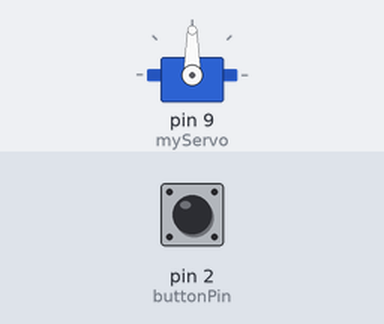
Bench run of a sketch on a simulated Arduino Uno, built with avr-gcc and run on an emulated ATmega328P. Shown: servo. Inputs (shaded band) come from the test bench; at power-on: pin 2 (buttonPin) HIGH.

Above: at 1.2 s.
1.3 s: pin 2 (buttonPin) pulled LOW for 0.15 s
At 2.5 s:
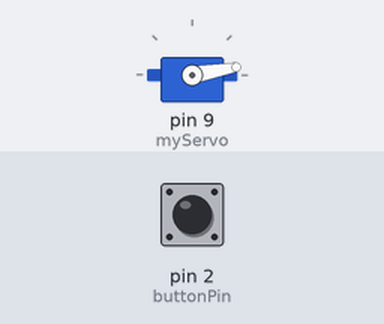
2.9 s: pin 2 (buttonPin) pulled LOW for 1 s
At 3.9 s:
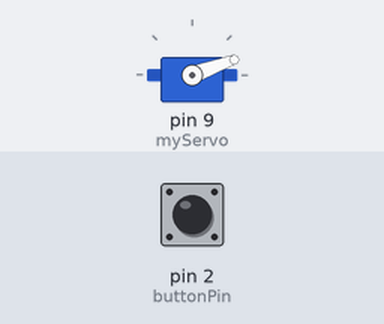
5.4 s: pin 2 (buttonPin) pulsed LOW 5 times (0.12 s each, 0.3 s apart)
At 6.9 s:
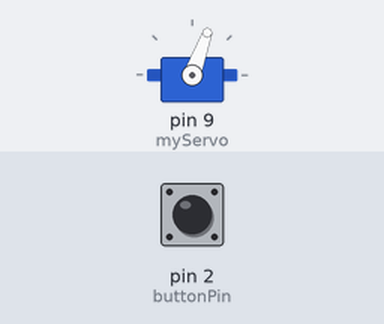
8.4 s: pin 2 (buttonPin) pulsed LOW 5 times (0.12 s each, 0.3 s apart)
At 10.2 s:
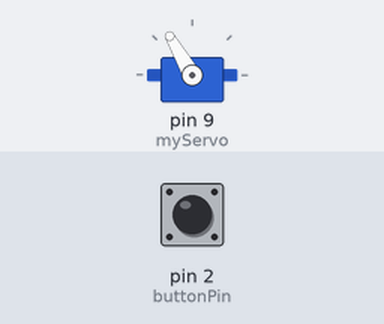
Timing chart, 0 to 11.7 s (numbered marks = the images above; inputs shaded):
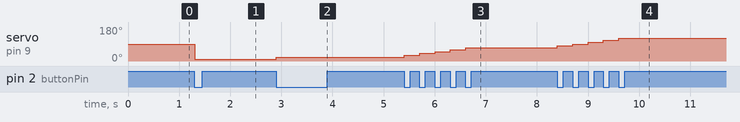

The sketch:

motter_10_button.ino
```cpp
#include <Servo.h>

Servo myServo;
int buttonPin = 2;
int buttonState = 0;
int lastButtonState = 0;
int pos = 0;

void setup() {
  myServo.attach(9);
  pinMode(buttonPin, INPUT_PULLUP);
}

void loop() {
  buttonState = digitalRead(buttonPin);

  if (buttonState == LOW && lastButtonState == HIGH) {
    pos += 10;
    if (pos > 180) {
      pos = 0;
    }
    myServo.write(pos);
  }

  lastButtonState = buttonState;
  delay(10);
}
```

Measured:
- after the input at 1.3 s, servo on pin 9 (myServo): 90° → 10° at once
- after the input at 2.9 s, servo on pin 9 (myServo): 10° → 20° at once
- after the input at 5.4 s, servo on pin 9 (myServo): moves from 20° to 70° over 1.2 s, starting at once
- after the input at 8.4 s, servo on pin 9 (myServo): moves from 70° to 120° over 1.2 s, starting at once
